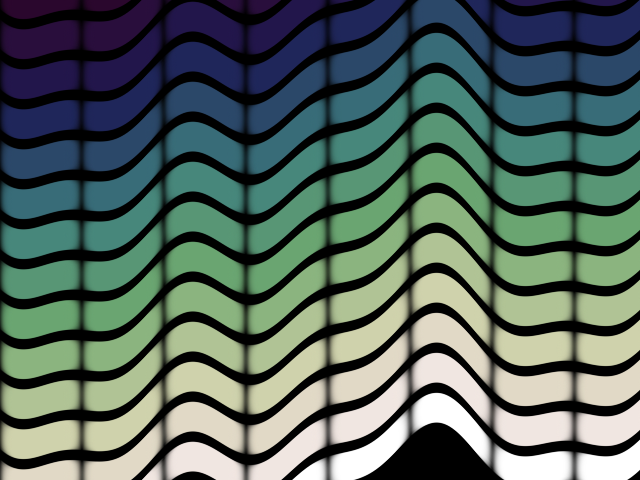
Frame 1 (no input)
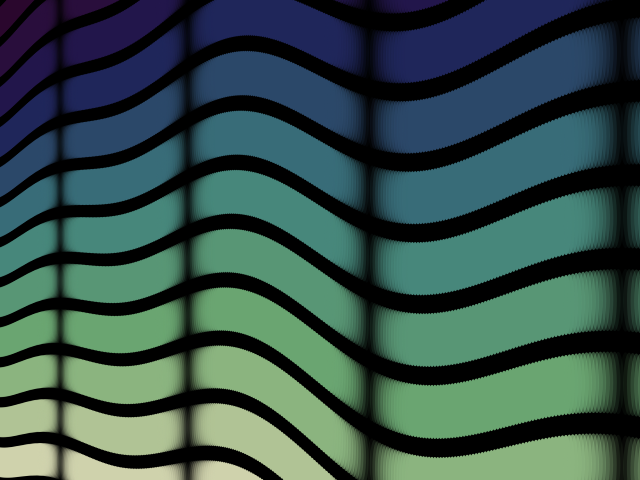
Frame 60 (the mouse pressed at the canvas centre just before this capture)
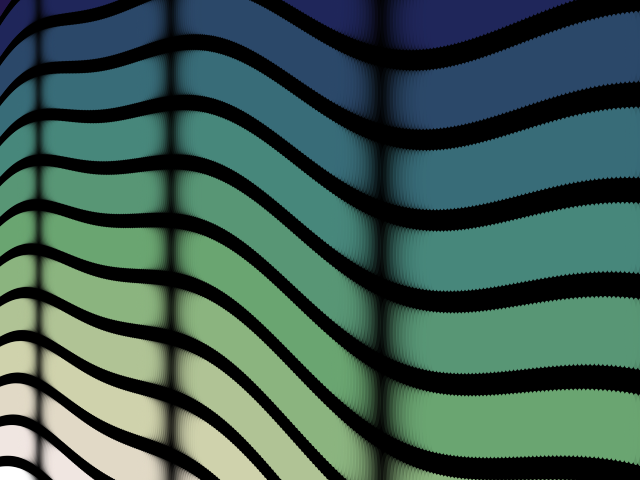
Frame 120 (the mouse held since frame 60 and released just before this capture)

The Processing sketch that drew these frames (run headless with seeded random() and noise(); from frame 60 on, the mouse is pressed at the canvas centre):

// Processing sketch: WaveExperimentation
// ── WaveExperimentation.pde
/**
 * Additive Wave
 * by Daniel Shiffman. 
 * 
 * Create a more complex wave by adding two waves together. 
 */
 
int xspacing = 1;   // How far apart should each horizontal location be spaced
int w;              // Width of entire wave
int maxwaves = 10;   // total # of waves to add together

int angle = 0;
int count = 0;
float sv = 1.0;
int svdir = 1;
int wait = 0;
int cdir = 1;
int colorCount=0;
float theta = 0.0;
float[] amplitude = new float[maxwaves];   // Height of wave
float[] dx = new float[maxwaves];          // Value for incrementing X, to be calculated as a function of period and xspacing
float[] yvalues;                           // Using an array to store height values for the wave (not entirely necessary)

void setup() {
  size(640, 480);
  //fullScreen();
  frameRate(30);
  colorMode(HSB, 255, 255, 255, 100);
  w = width + 6;

  for (int i = 0; i < maxwaves; i++) {
    amplitude[i] = random(10,20);
    float period = random(100,1800); // How many pixels before the wave repeats
    dx[i] = (TWO_PI / period) * xspacing;
  }

  yvalues = new float[w/xspacing];
}

void draw() {
  
   /*if (count == 10) {
    if (angle==360) { angle = 0; }
    rotate(1);
    translate(0,-width);
    angle++;
    count = 0;
  }
  count++;*/
  background(0);
  calcWave();
  renderWave();
}

void calcWave() {
  // Increment theta (try different values for 'angular velocity' here
  theta += 0.02;

  // Set all height values to zero
  for (int i = 0; i < yvalues.length; i++) {
    yvalues[i] = 0;
  }
 
  // Accumulate wave height values
  for (int j = 0; j < maxwaves; j++) {
    float x = theta;
    for (int i = 0; i < yvalues.length; i++) {
      // Every other wave is cosine instead of sine
      if (j % 2 == 0)  yvalues[i] += sin(x)*amplitude[j];
      else yvalues[i] += cos(x)*amplitude[j];
      x+=dx[j];
    }
  }
}

void renderWave() {
  // A simple way to draw the wave with an ellipse at each location
  noStroke();
  //fill(255,50);
  ellipseMode(CENTER);
  for (int x = 0; x < yvalues.length; x++) {
    for (int lines = 0; lines < 25; lines ++) {
      if (colorCount>1024 || colorCount<0) { cdir = -cdir; }
      if (cdir == 1) {
        //println("up");
        colorCount++;
      } else {
        colorCount--;
        //println("down");
      }
      fill(0+lines*15,0+lines*15,(255)-lines*15,int(colorCount/4));
      scale(sv-((sv-1)/3));
      ellipse(x*xspacing,height+yvalues[x]-(lines*40),5.5,30);
    }
  }
  if (sv < 1.0001) {
    wait++;
    sv=1.0001;
    //println("zero");
  }
  if (wait > 10) { wait=0; }
  if (svdir == 1 && wait==0) { sv=sv+0.000001; } else { sv=sv-0.000001; }
  if (sv>1.0002 || sv<1.0001) {
    //println("Cambi direccio");
    svdir = -svdir; 
}
}
